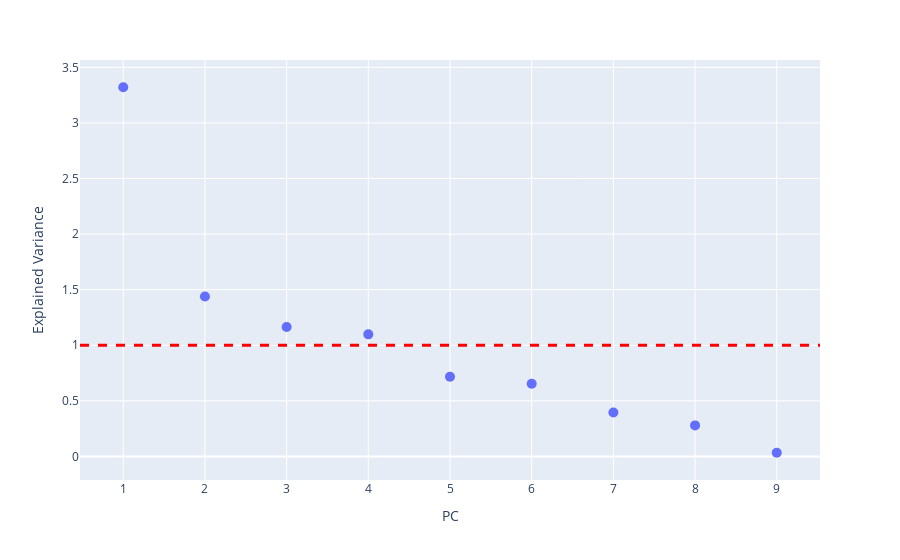
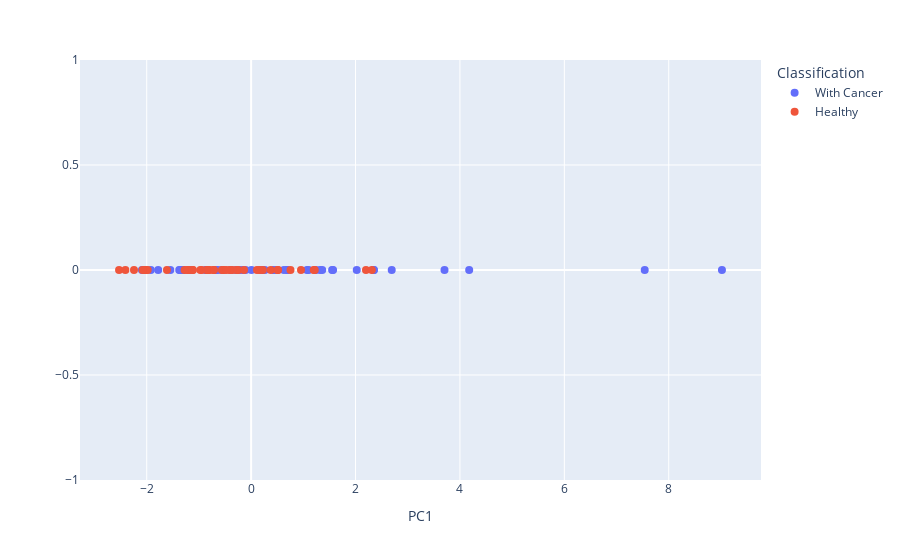

Write notebook code for charts like these, in order.
### Markdown cell above
### PCA

### Code cell
#Normalize
X=(x_train-np.mean(x_train,axis=0))/np.std(x_train,axis=0)

pca = PCA()
pca.fit(X)


y_train = pd.Series(y_train)

fig = px.scatter(
    x=np.arange(1, len(pca.explained_variance_) + 1),
    y=pca.explained_variance_,
    labels=dict(x="PC", y="Explained Variance")
)

fig.add_hline(y=1,line_width=3, line_dash="dash", line_color="red")
fig.update_traces(marker_size=10)
fig.show()

print("Variance (%) retained accourding to Kaiser: "+str(pca.explained_variance_[0]**2/(np.sum(pca.explained_variance_**2))*100))
print("Variance (%) retained accourding to Scree: "+str(np.sum(pca.explained_variance_[0:6]**2)/(np.sum(pca.explained_variance_**2))*100))


pca2=PCA(n_components=1)

X1D=pca2.fit_transform(X)
#print(np.shape(X1D))

#Plot projected data
fig = px.scatter(x=X1D[:, 0],y=np.zeros(np.shape(X1D)[0]),color=y_train.replace({1: "Healthy", 2: "With Cancer"}),labels=dict(x="PC1", y="", color="Classification"))

fig.update_traces(marker_size=8)
fig.update_xaxes
fig.show()


# Guardar os dois primeiros PCAs

x_pca=PCA(n_components=2)
X_pca = pca.fit_transform(X)

PC1 = X_pca[:, 0]
PC2 = X_pca[:, 1]

### Figure 1 — Plotly figure (JSON) as saved in the notebook; plotly's stock layout.template omitted (floating-point values rounded to 4 significant figures)
{"data": [{"hovertemplate": "PC=%{x}<br>Explained Variance=%{y}<extra></extra>", "legendgroup": "", "marker": {"color": "#636efa", "size": 10, "symbol": "circle"}, "mode": "markers", "name": "", "orientation": "v", "showlegend": false, "type": "scatter", "x": [1, 2, 3, 4, 5, 6, 7, 8, 9], "xaxis": "x", "y": [3.321, 1.438, 1.164, 1.098, 0.717, 0.6531, 0.3958, 0.2791, 0.03315], "yaxis": "y"}], "layout": {"legend": {"tracegroupgap": 0}, "margin": {"t": 60}, "shapes": [{"line": {"color": "red", "dash": "dash", "width": 3}, "type": "line", "x0": 0, "x1": 1, "xref": "x domain", "y0": 1, "y1": 1, "yref": "y"}], "xaxis": {"anchor": "y", "domain": [0, 1], "title": {"text": "PC"}}, "yaxis": {"anchor": "x", "domain": [0, 1], "title": {"text": "Explained Variance"}}}}

### Figure 2 — Plotly figure (JSON) as saved in the notebook; plotly's stock layout.template omitted (floating-point values rounded to 4 significant figures)
{"data": [{"hovertemplate": "Classification=With Cancer<br>PC1=%{x}<br>=%{y}<extra></extra>", "legendgroup": "With Cancer", "marker": {"color": "#636efa", "size": 8, "symbol": "circle"}, "mode": "markers", "name": "With Cancer", "orientation": "v", "showlegend": true, "type": "scatter", "x": [1.321, 0.005421, 0.6921, 3.705, 0.6913, -1.322, -1.378, -0.8441, -0.3822, -0.2135, 1.552, 1.102, 1.24, 0.263, -1.78, -1.921, -1.344, -0.6575, -0.5735, 2.693, 2.023, 1.07, -0.1065, -1.359, 4.177, -2.092, 0.6282, -0.8621, -0.2852, 7.54, -0.3953, 0.1971, -0.8721, -0.5243, 0.1857, -0.7017, -0.6529, -1.156, 2.353, 2.35, -1.278, -1.169, -0.8401, 0.4333, 1.57, -0.2673, 9.02, 1.362, 0.4376, -1.548, -0.1728], "xaxis": "x", "y": [0, 0, 0, 0, 0, 0, 0, 0, 0, 0, 0, 0, 0, 0, 0, 0, 0, 0, 0, 0, 0, 0, 0, 0, 0, 0, 0, 0, 0, 0, 0, 0, 0, 0, 0, 0, 0, 0, 0, 0, 0, 0, 0, 0, 0, 0, 0, 0, 0, 0, 0], "yaxis": "y"}, {"hovertemplate": "Classification=Healthy<br>PC1=%{x}<br>=%{y}<extra></extra>", "legendgroup": "Healthy", "marker": {"color": "#EF553B", "size": 8, "symbol": "circle"}, "mode": "markers", "name": "Healthy", "orientation": "v", "showlegend": true, "type": "scatter", "x": [0.1121, -0.8354, 0.2246, -0.2442, -1.206, 0.3765, 0.1627, -0.531, 0.9556, -0.7163, 1.2, -2.013, -0.7924, -0.136, -1.202, 2.2, 0.5166, -1.114, -2.029, -1.124, -1.612, -1.982, -2.409, -2.53, -0.2775, -0.9485, -0.8211, 0.5084, 1.219, -0.3557, -0.9716, -0.5587, -0.407, -2.08, 2.312, 0.7539, -0.4731, -0.7134, -2.244, -1.274, -0.8528], "xaxis": "x", "y": [0, 0, 0, 0, 0, 0, 0, 0, 0, 0, 0, 0, 0, 0, 0, 0, 0, 0, 0, 0, 0, 0, 0, 0, 0, 0, 0, 0, 0, 0, 0, 0, 0, 0, 0, 0, 0, 0, 0, 0, 0], "yaxis": "y"}], "layout": {"legend": {"title": {"text": "Classification"}, "tracegroupgap": 0}, "margin": {"t": 60}, "xaxis": {"anchor": "y", "domain": [0, 1], "title": {"text": "PC1"}}, "yaxis": {"anchor": "x", "domain": [0, 1], "title": {"text": ""}}}}
